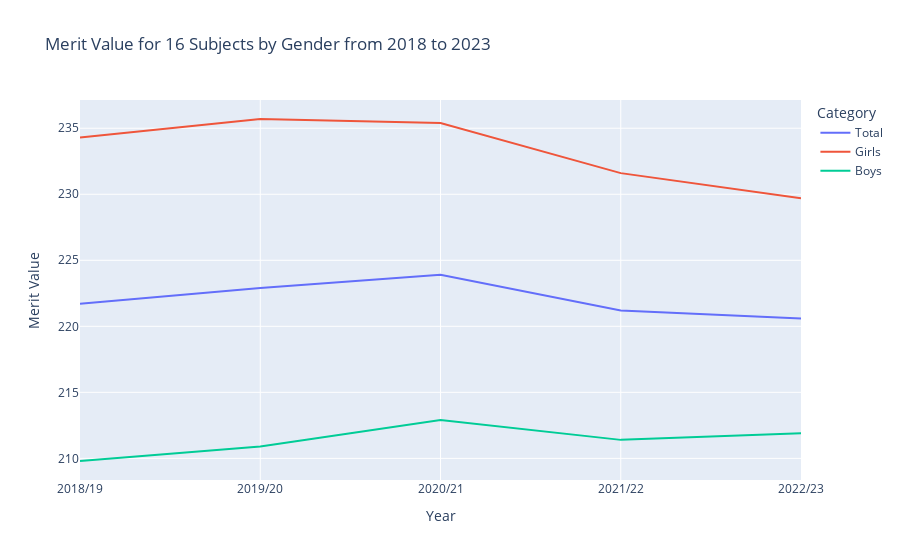

This figure's notebook cell:
### Code cell
#b)
import plotly.express as px
import pandas as pd
#https://www.geeksforgeeks.org/os-module-python-examples/
import os
import matplotlib.pyplot as plt


years_filter = ["2018/19", "2019/20", "2020/21", "2021/22", "2022/23"]


df_filtered_years = df_betyg_o_prov_riksnivå1B[df_betyg_o_prov_riksnivå1B["Unnamed: 0"].isin(years_filter)]

df_filtered_years = df_filtered_years.rename(columns={"Unnamed: 0": "Year", "Totalt": "Total", "Flickor": "Girls", "Pojkar": "Boys"})
output_dir = "visualiseringar"
os.makedirs(output_dir, exist_ok=True)

df_melted = df_filtered_years.melt(id_vars=["Year"], value_vars=["Total", "Girls", "Boys"], 
                                   var_name="Category", value_name="Merit Value")
fig = px.line(df_melted, x="Year", y="Merit Value", color="Category",
              title="Merit Value for 16 Subjects by Gender from 2018 to 2023")
plotly_output_path = os.path.join(output_dir, "merit_value_plot.html")
fig.write_html(plotly_output_path)
fig.show()
print(f"Plotly graph saved to {plotly_output_path}")


plt.figure(figsize=(10, 5))
plt.plot(df_filtered_years["Year"], df_filtered_years["Total"], label="Total")
plt.plot(df_filtered_years["Year"], df_filtered_years["Girls"], label="Girls")
plt.plot(df_filtered_years["Year"], df_filtered_years["Boys"], label="Boys")
plt.xlabel("Year")
plt.ylabel("Merit Value for 16 Subjects")
plt.title("Merit Value for 16 Subjects by Gender from 2018 to 2023")
plt.legend()
matplotlib_output_path = os.path.join(output_dir, "merit_value_plot.png")
plt.savefig(matplotlib_output_path)


plt.show()
print(f"Matplotlib graph saved to {matplotlib_output_path}")

### Figure 1 — Plotly figure (JSON) as saved in the notebook; plotly's stock layout.template omitted (floating-point values rounded to 4 significant figures)
{"data": [{"hovertemplate": "Category=Total<br>Year=%{x}<br>Merit Value=%{y}<extra></extra>", "legendgroup": "Total", "line": {"color": "#636efa", "dash": "solid"}, "marker": {"symbol": "circle"}, "mode": "lines", "name": "Total", "orientation": "v", "showlegend": true, "type": "scatter", "x": ["2018/19", "2019/20", "2020/21", "2021/22", "2022/23"], "xaxis": "x", "y": [221.7, 222.9, 223.9, 221.2, 220.6], "yaxis": "y"}, {"hovertemplate": "Category=Girls<br>Year=%{x}<br>Merit Value=%{y}<extra></extra>", "legendgroup": "Girls", "line": {"color": "#EF553B", "dash": "solid"}, "marker": {"symbol": "circle"}, "mode": "lines", "name": "Girls", "orientation": "v", "showlegend": true, "type": "scatter", "x": ["2018/19", "2019/20", "2020/21", "2021/22", "2022/23"], "xaxis": "x", "y": [234.3, 235.7, 235.4, 231.6, 229.7], "yaxis": "y"}, {"hovertemplate": "Category=Boys<br>Year=%{x}<br>Merit Value=%{y}<extra></extra>", "legendgroup": "Boys", "line": {"color": "#00cc96", "dash": "solid"}, "marker": {"symbol": "circle"}, "mode": "lines", "name": "Boys", "orientation": "v", "showlegend": true, "type": "scatter", "x": ["2018/19", "2019/20", "2020/21", "2021/22", "2022/23"], "xaxis": "x", "y": [209.8, 210.9, 212.9, 211.4, 211.9], "yaxis": "y"}], "layout": {"legend": {"title": {"text": "Category"}, "tracegroupgap": 0}, "title": {"text": "Merit Value for 16 Subjects by Gender from 2018 to 2023"}, "xaxis": {"anchor": "y", "domain": [0, 1], "title": {"text": "Year"}}, "yaxis": {"anchor": "x", "domain": [0, 1], "title": {"text": "Merit Value"}}}}
